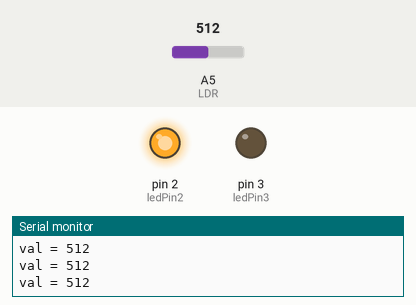
Recording of a sketch running on a simulated Arduino Uno, built with avr-gcc and run on an emulated ATmega328P. Parts: output pins drawn as LEDs (lit = HIGH), the last lines printed to the serial monitor. The test bench sets the inputs (shaded band); at power-on: A5 (LDR) = 512.

Above: at 1.2 s.
1.3 s: A5 (LDR) set to 482
At 2.0 s:
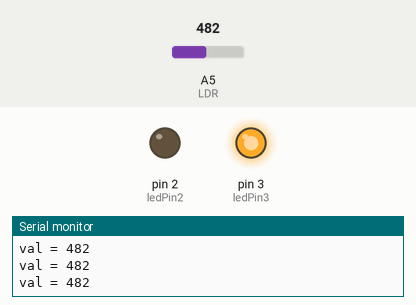
2.8 s: A5 (LDR) set to 510
At 3.4 s:
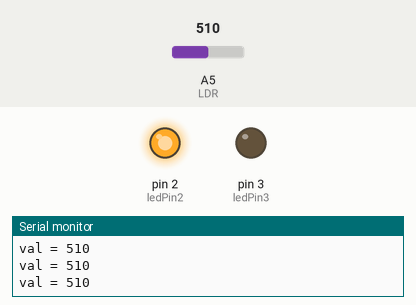
4.3 s: A5 (LDR) set to 490
At 4.7 s:
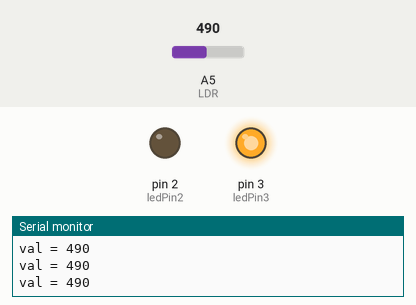
Timing chart, 0 to 7.3 s (numbered marks = the images above; inputs shaded):
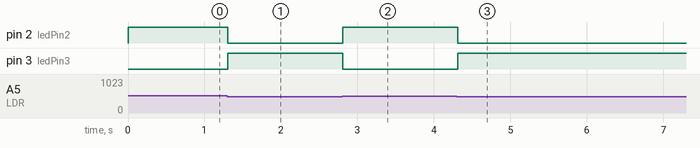

Measured:
- the behaviour switches between 500 and 499 on A5 (LDR) (found by bisection; images 0 and 1)
- after the input at 1.3 s, pin 2 (ledPin2): HIGH → LOW at once; pin 3 (ledPin3): LOW → HIGH at once
- after the input at 2.8 s, pin 2 (ledPin2): LOW → HIGH at once; pin 3 (ledPin3): HIGH → LOW at once
- after the input at 4.3 s, pin 2 (ledPin2): HIGH → LOW at once; pin 3 (ledPin3): LOW → HIGH at once

The sketch:

LDR.ino
```cpp
int ledPin2 = 2;
int ledPin3 = 3;

int val = 0;
void setup() {
  pinMode(ledPin2, OUTPUT);
  pinMode(ledPin3, OUTPUT);
  Serial.begin(9600);
}

void loop() {
  val = analogRead(A5);  //อ่านค่าสัญญาณ analog ขา5 ที่ต่อกับ LDR Photoresistor Sensor Module
  Serial.print("val = ");
  Serial.println(val); // พิมพ์ค่าของตัวแปร val
  if (val < 500) { //มืด
    digitalWrite(ledPin2, LOW);
    digitalWrite(ledPin3, HIGH);
  }
  else {
    digitalWrite(ledPin2, HIGH);
    digitalWrite(ledPin3, LOW);
  }
  delay(100);
}
```
